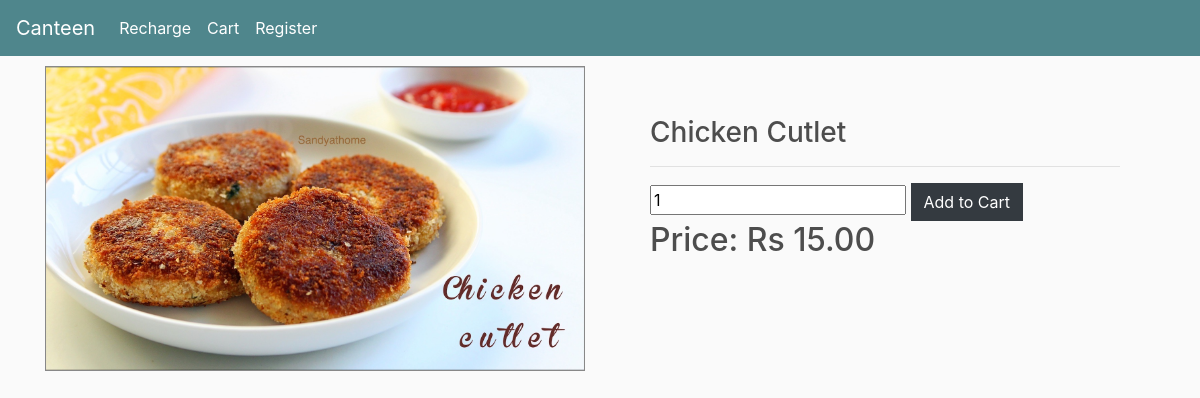
Screenshot of /product/2/ with the database file from the repository.
### store/models.py (models this page shows, shortened)
class Product(models.Model):
	name = models.CharField(max_length=200)
	price = models.DecimalField(max_digits=7, decimal_places=2)
	image = models.ImageField(null=True, blank=True)
	@property
	def imageURL(self):
		try:
			url = self.image.url
		except:
			url = ''
		return url

### store/views.py (the view, shortened to what this page needs)
# urls.py: path('product/<str:pk>/', views.product, name="product"),
def product(request, pk):
	product = Product.objects.get(id=pk)
	context = {'product':product}
	return render(request, 'product.html', context)

### templates/product.html (shortened to what this page needs)
{% extends 'main.html' %}
{% load static %}
{% block content %}
<div class="row">
	<div class="col-lg-6">
		<img style="border:1px solid #888" src="{{product.imageURL}}" class="img-fluid">
	</div>
	<div style="padding:50px" class="col-lg-6">
		<h3>{{product.name}}</h3>
		<hr>
		<form method="POST" action="{% url 'product' product.id %}">
			<input min="1" value=1 type="number" name="quantity">
			<input class="btn btn-dark" type="submit" value="Add to Cart">
		</form>
		<h2>Price: Rs {{product.price}}</h2>
	</div>
</div>
{% endblock content %}

### guest_cart/static/css/main.css (style rules this page uses)
body { background-color: hsl(0, 0%, 98%); }
h1,h2,h3,h4,h5,h6 { color:hsl(0, 0%, 30%); }
.col-lg-4, .col-lg-6, .col-lg-8, .col-lg-12 { margin-top: 10px; }
.btn { border-radius: 0; }

### rows the page displays
Product: imageURL (picture), name "Chicken Cutlet", price "15.00"
